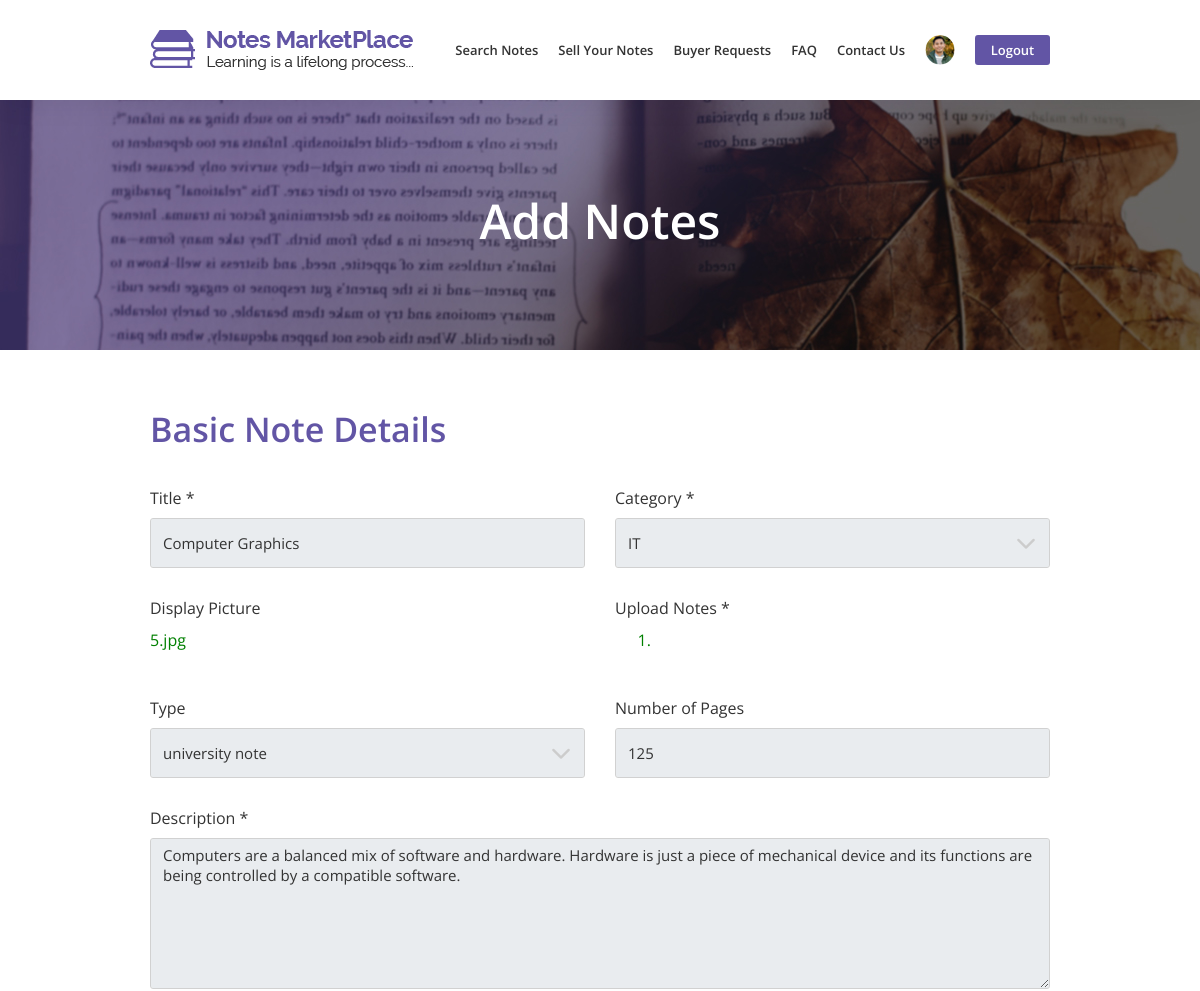
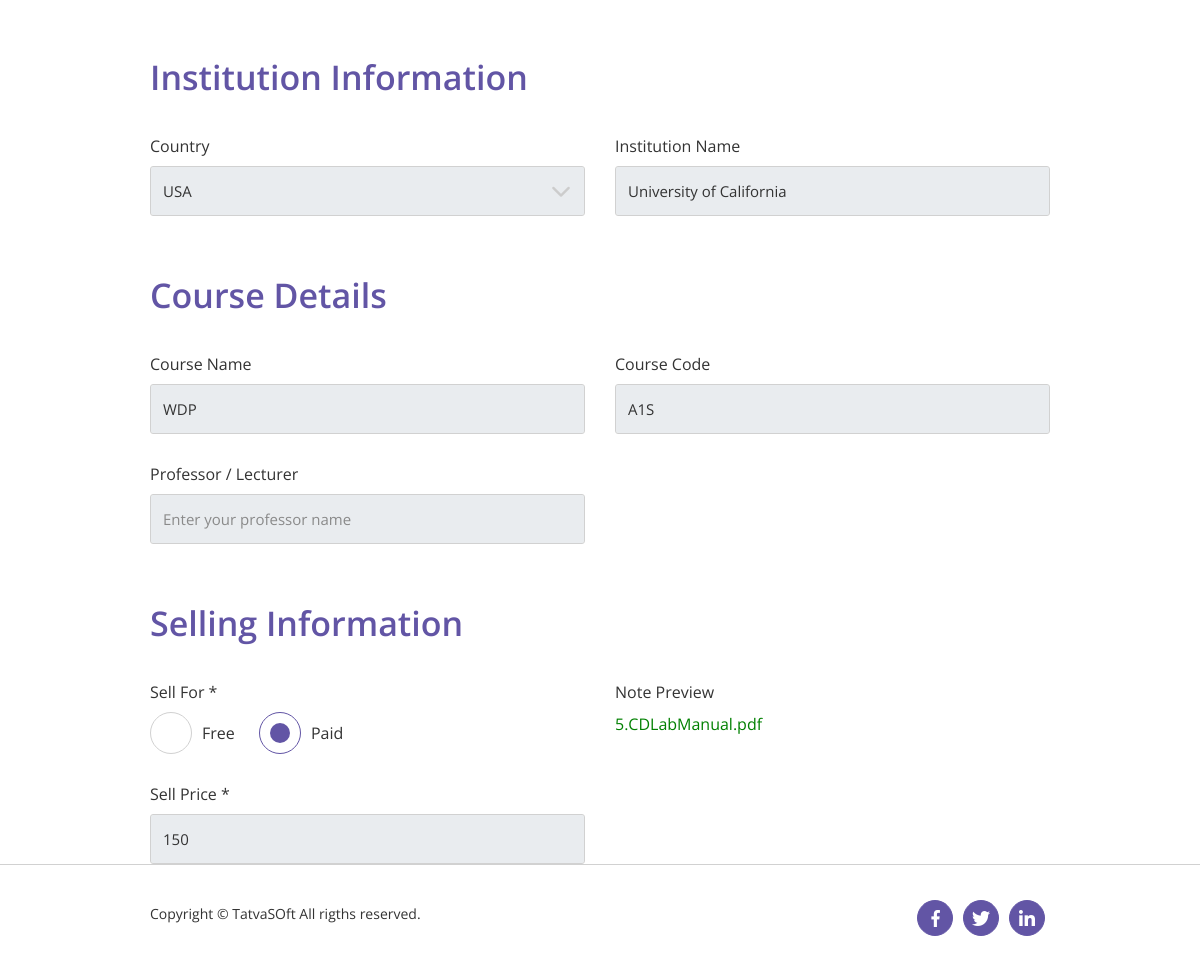
Screenshot of /member/add_notes.php?note_id=85&view=1 (signed in) with the database file from the repository (2 pictures, top to bottom).
### tables this page shows
CREATE TABLE `notes` (
  `NoteID` int(11) NOT NULL,
  `NoteTitle` varchar(100) NOT NULL,
  `CategoryID` int(11) NOT NULL,
  `DisplayPictureFile` varchar(100) NOT NULL,
  `NoteFile` varchar(255) NOT NULL,
  `TypeID` int(11) NOT NULL,
  `NotePage` int(11) NOT NULL,
  `Description` varchar(255) NOT NULL,
  `CountryID` int(11) DEFAULT NULL,
  `InstituteName` varchar(200) DEFAULT NULL,
  `CourseName` varchar(100) DEFAULT NULL,
  `CourseCode` varchar(100) DEFAULT NULL,
  `ProfessorName` varchar(100) DEFAULT NULL,
  `SellType` bit(10) NOT NULL,
  `NotePrice` int(11) DEFAULT NULL,
  `PreviewFile` varchar(100) DEFAULT NULL,
  `SellerID` int(11) NOT NULL,
  `NoteStatusID` int(11) NOT NULL,
  `PublishedDate` datetime DEFAULT NULL,
  `ActionedBy` int(11) DEFAULT NULL,
  `AdminRemark` varchar(255) DEFAULT NULL,
  `CreatedDate` datetime DEFAULT NULL,
  `CreatedBy` int(11) DEFAULT NULL,
  `ModifiedDate` datetime DEFAULT NULL,
  `ModifiedBy` int(11) DEFAULT NULL,
  `IsActive` bit(10) NOT NULL DEFAULT b'1'
);

### member/add_notes.php (the view, shortened to what this page needs)
<?php
include "../Database/database.php";
include "../functions.php";
if(isset($_GET['note_id'])){
    $note_id =  $_GET['note_id'];
    if(isset($_GET['view'])){
        $view = $_GET['view'];
    }
    $query = "SELECT * FROM notes WHERE NoteID = '$note_id'";
    $notes_query = mysqli_query($connection, $query);
    while($row = mysqli_fetch_array($notes_query)){
        $title    = $row['NoteTitle'];
        $display_picture = $row['DisplayPictureFile'];
        $upload_notes = $row['NoteFile'];
        $no_of_pages = $row['NotePage'];
        $description = $row['Description'];
        $institute_name = $row['InstituteName'];
        $course_name    = $row['CourseName'];
        $course_code    = $row['CourseCode'];
        $professor   = $row['ProfessorName'];
        $sell_type   = $row['SellType'];
        $sell_price  = $row['NotePrice'];
        $note_preview = $row['PreviewFile'];
    }
}
    if(!empty($display_picture)){
        $display_picture = explode('_',$display_picture)[2];
    }
    if(!empty($note_preview)){
        $note_preview = explode('_',$note_preview)[2];
    }
?>
<!DOCTYPE html>
<html lang="en">
    <head>
        <link rel="stylesheet" href="../css/bootstrap/bootstrap.min.css">
        <link rel="stylesheet" href="../css/user-style.css">
        <link rel="stylesheet" href="../css/user-responsive.css">
    </head>
    <body>
        <nav class="navbar fixed-top navbar-expand-lg box white-nav-top">
            <div class="container-fluid">
                <a class="navbar-brand" href="#">
                    <img src="../images/home/logo.png" alt="NotesMarketPlace logo">
                </a>
                <div class="collapse navbar-collapse" id="navbarTogglerDemo01">
                    <ul class="navbar-nav ml-auto">
                      <li><a href="search_notes.php">Search Notes</a></li>
                      <li><a href="dashboard.php">Sell Your Notes</a></li>
                      <li><a href="buyer_requests.php">Buyer Requests</a></li>
                      <li><a href="FAQ.php">FAQ</a></li>
                      <li><a href="contact_us.php">Contact Us</a></li>
                      <li class="dropdown">
                        <a href="#" style="border: none;" class="dropdown-toggle" id="profile-dropdown" data-toggle="dropdown" aria-haspopup="true" aria-expanded="false"><img src="../images/Add-notes/user-img.png" class="img-fluid" alt="progile image"></a>
                        </li>
                        <li style="padding-right:0;"><a href="../logout.php" style="border: none;"><button>Logout</button></a></li>
                    </ul>
                </div>
            </div>
        </nav>
        <section class="banner stats-text">
            <div class="container">
                <div class="row">
                    <div class="col-md-12">
                        <h1 class="text-center">Add Notes</h1>
                    </div>
                </div>
            </div>
        </section>
        <form action="add_notes.php" method="post" class="box"  enctype="multipart/form-data">
            <div class="form-details" style="margin-top: 60px;">
                <div class="container-fluid">
                    <div class="row">
                        <div class="col-md-12">
                            <h2>Basic Note Details</h2>
                        </div>
                    </div>
                    <div class="row">
                        <div class="col-md-6">
                            <div class="form-group">
                                <label>Title *</label>
                                <input type="text" class="form-control" name="title" placeholder="Enter your notes title" value="<?php echo isset($title) ? $title : '' ?>" <?php echo !empty($note_id) ? 'readonly' : '' ?> required>
                            </div>
                        </div>
                        <div class="col-md-6">
                            <div class="form-group">
                                <label>Category *</label>
                                <select class="form-control" name="category" required>
                                </select>
                            </div>
                        </div>
                    </div>
                    <div class="row">
                        <div class="col-md-6">
                            <div class="form-group">
                                <label>Display Picture</label>
                                <?php if(isset($view)){?>
                                    <div id="display_picture_name" style="color : green;"><?php echo $display_picture;?></div>
                                <?php }?>
                            </div>
                        </div>
                        <div class="col-md-6">
                            <div class="form-group">
                                <label>Upload Notes *</label>
                                <?php if(isset($view)){?>
                                    <div id="notes_name" style="color : green;"><?php
                                    $upload_notes = explode('/',$upload_notes);
                                    $i=0;
                                    echo "<ul>";
                                    while(isset($upload_notes[$i])){
                                        $upload_notes[$i] = explode('_',$upload_notes[$i])[2];
                                        echo "<li>$upload_notes[$i]</li>";
                                        $i++;
                                    }
                                    echo "</ul>";
                                    ?></div>
                                <?php }?>
                            </div>
                        </div>
                    </div>
                    <div class="row">
                        <div class="col-md-6">
                            <div class="form-group">
                                <label>Type</label>
                                <select class="form-control" name="type" required>
                                </select>
                            </div>
                        </div>
                        <div class="col-md-6">
                            <div class="form-group">
                                <label>Number of Pages</label>
                                <input type="text" id="pages_no" name="pages" class="form-control" placeholder="Enter number of note pages" value="<?php echo isset($no_of_pages) ? $no_of_pages : '' ?>">
                            </div>
                        </div>
                    </div>
                    <div class="row">
                        <div class="col-md-12">
                            <label>Description *</label>
                            <textarea class="form-control" name="description" placeholder="Enter your description" style="height: 151px;" required><?php echo isset($description) ? $description : '' ?></textarea>
                        </div>
                    </div>
                </div>
            </div>
            <div class="form-details">
                <div class="container-fluid">
                    <div class="row">
                        <div class="col-md-12">
                            <h2>Institution Information</h2>
                        </div>
                    </div>
                    <div class="row">
                        <div class="col-md-6">
                            <div class="form-group">
                                <label>Country</label>
                                <select class="form-control" name="country" required>
                                </select>
                            </div>
                        </div>
                        <div class="col-md-6">
                            <div class="form-group">
                                <label>Institution Name</label>
                                <input type="text" class="form-control" name="institute_name" placeholder="Enter your institution name" value="<?php echo isset($institute_name) ? $institute_name : '' ?>">
                            </div>
                        </div>
                    </div>
                </div>
            </div>
            <div class="form-details">
                <div class="container-fluid">
                    <div class="row">
                        <div class="col-md-12">
                            <h2>Course Details</h2>
                        </div>
                    </div>
                    <div class="row">
                        <div class="col-md-6">
                            <div class="form-group">
                                <label>Course Name</label>
                                <input type="text" name="course_name" class="form-control" placeholder="Enter your course name" value="<?php echo isset($course_name) ? $course_name : '' ?>">
                            </div>
                        </div>
                        <div class="col-md-6">
                            <div class="form-group">
                                <label>Course Code</label>
                                <input type="text" name="course_code" class="form-control" placeholder="Enter your course code" value="<?php echo isset($course_code) ? $course_code : '' ?>">
                            </div>
                        </div>
                    </div>
                    <div class="row">
                        <div class="col-md-6">
                            <div class="form-group">
                                <label>Professor / Lecturer</label>
                                <input type="text" name="professor" class="form-control" placeholder="Enter your professor name" value="<?php echo isset($professor) ? $professor : '' ?>">
                            </div>
                        </div>
                    </div>
                </div>
            </div>
            <div class="form-details">
                <div class="container-fluid">
                    <div class="row">
                        <div class="col-md-12">
                            <h2>Selling Information</h2>
                        </div>
                    </div>
                    <div class="row">
                        <div class="col-md-6">
                            <div class="row">
                                <div class="col-md-12">
                                    <div class="form-group">
                                        <label>Sell For *</label>
                                        <div>
                                            <label class="sell-radio-btn">Free
                                                <span class="checkmark"></span>
                                            </label>
                                            <label class="sell-radio-btn">Paid
                                                <span class="checkmark"></span>
                                            </label>
                                        </div>
                                    </div>
                                </div>
                                <div class="col-md-12">
                                    <div class="form-group">
                                        <label>Sell Price *</label>
                                        <input type="text" id="sell_price" name="sell_price" class="form-control" placeholder="Enter your price" value="<?php echo isset($sell_price) ? $sell_price : '' ?>" <?php echo isset($sell_type)?(($sell_type==0)?'readonly':''):'' ?> required>
                                    </div>
                                </div>
                            </div>
                        </div>
                        <div class="col-md-6">
                            <div class="form-group">
                                <label>Note Preview</label>
                                <?php if(isset($view)){?>
                                    <div id="note_preview_name" style="color : green;"><?php echo $note_preview;?></div>
                                <?php }?>
                            </div>
                        </div>
                    </div>
                </div>
            </div>
        </form>
        <footer class="box">
            <div class="container-fluid">
                <div class="row">
                    <div class="col-md-6 col-8">
                        <p>Copyright &copy; TatvaSOft All rigths reserved.</p>
                    </div>
                    <div class="col-md-6 col-4 text-right">
                        <ul class="social-list">
                            <li><a href=<?php echo GetfacebookURL();?>><img src="../images/home/facebook.png" alt="facebook icon"></a></li>
                            <li><a href=<?php echo GettwitterURL();?>><img src="../images/home/twitter.png" alt="twitter icon"></a></li>
                            <li><a href=<?php echo GetlinkedinURL();?>><img src="../images/home/linkedin.png" alt="linkedin icon"></a></li>
                        </ul>
                    </div>
                </div>
            </div>
        </footer>
    </body>
</html>

### rows the page displays
notes: title "Computer Graphics", DisplayPictureFile "5.jpg", pages "125", description "Computers are a balanced mix of software and hardware. Hardware is just a piece of mechanical device and its functions are being controlled by a compatible software.", institute_name "University of California", course_name "WDP", course_code "A1S", sell_price "150", PreviewFile "5.CDLabManual.pdf"

### other values shown
form field category "IT"
form field type "university note"
form field country "USA"
